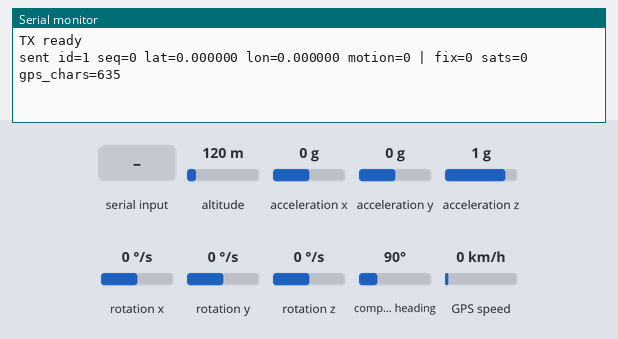
A sketch run on a simulated ESP32-C3. Parts: the last lines printed to the serial monitor. Wiring (inferred from the names in the program): MPU-6050 motion sensor at I2C address 0x68. Inputs (shaded band) come from the test bench; at power-on: altitude 120 m, acceleration x 0 g, compass heading 90°, acceleration y 0 g, acceleration z 1 g, rotation x 0 °/s, rotation y 0 °/s, rotation z 0 °/s, GPS speed 0 km/h. Random numbers use the default seed unless the sketch sets one; the GPS gets a fix after 3 s at 37.7749, -122.4194 with 8 satellites; no radio packets arrive unless stated.

Above: at 1.2 s.
1.3 s: altitude set to 20 m
At 2.6 s:
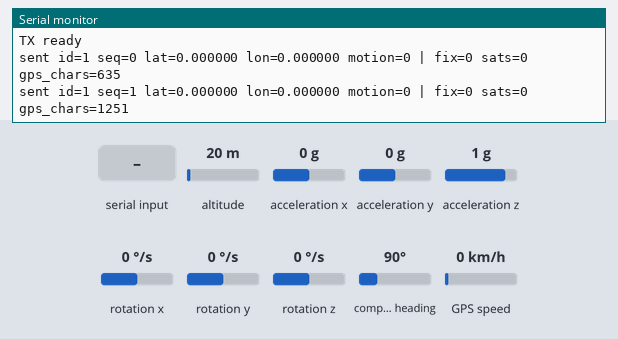
2.8 s: acceleration x set to -1.4 g
At 4.0 s:
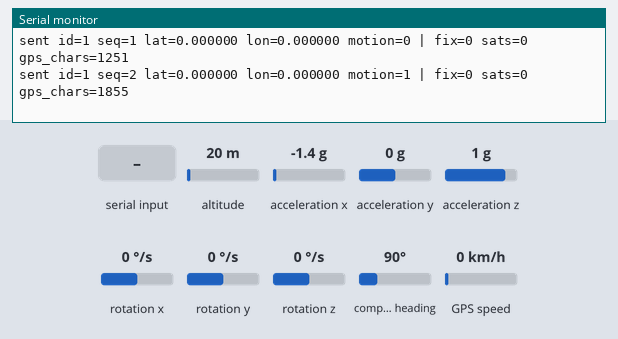
4.3 s: "1" received over the second serial link
At 5.6 s:
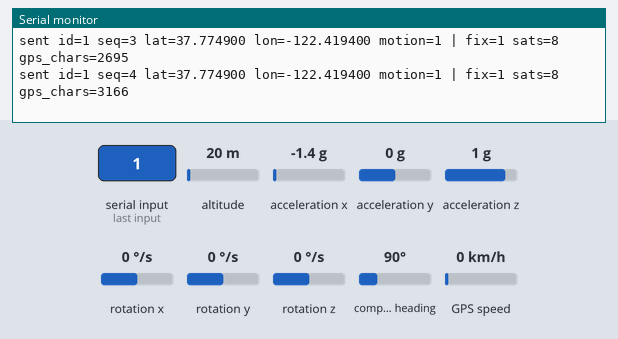
5.8 s: compass heading set to 7°
At 7.2 s:
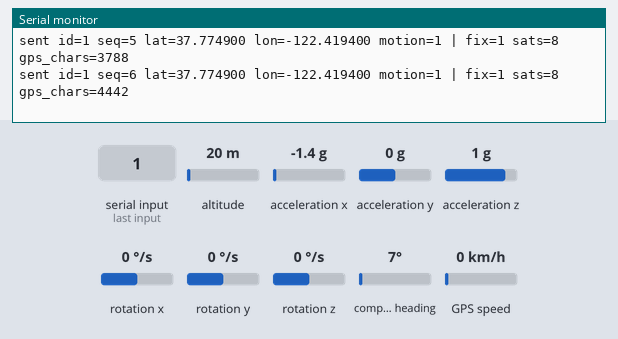
7.3 s: "0" received over the second serial link
At 8.5 s:
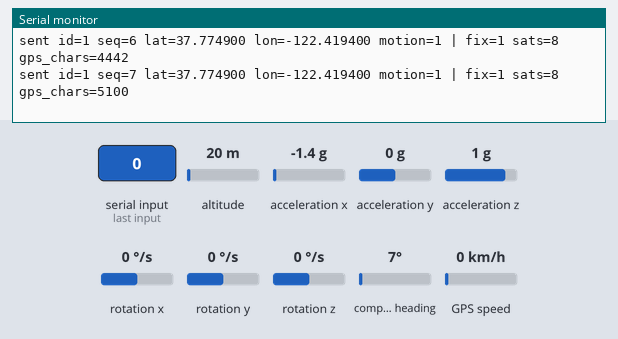
8.8 s: acceleration y set to -1.4 g
At 9.9 s:
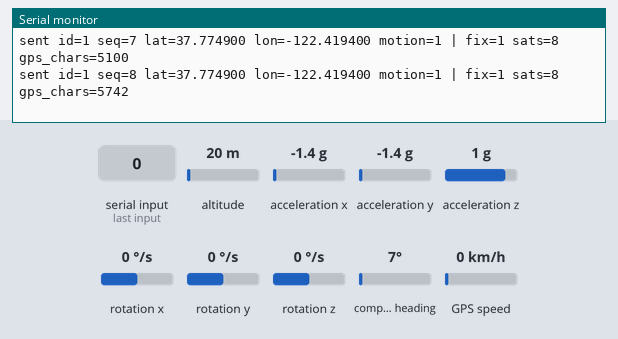
Timing chart, 0 to 11.3 s (numbered marks = the images above; inputs shaded):
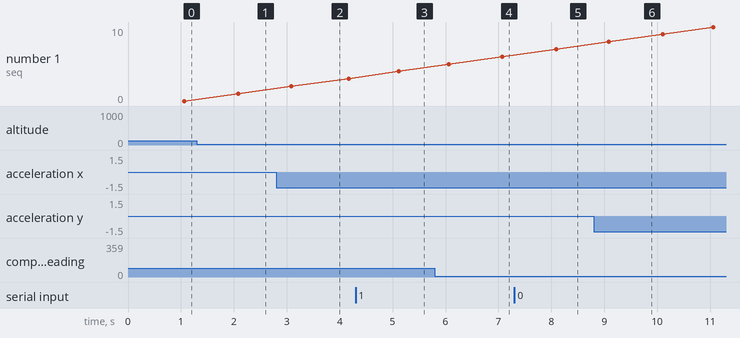

Measured:
- after the input at 2.8 s, the serial monitor: prints a new line after 0.29 s (image 2)
- after the input at 4.3 s, the serial monitor: prints a new line after 0.82 s (image 3)
- after the input at 5.8 s, the serial monitor: prints a new line after 1.3 s (image 4)
- after the input at 7.3 s, the serial monitor: prints a new line after 0.80 s (image 5)

The sketch:

node_check.ino
```cpp
/*
 * RouteSense - bus node (ESP32-C3 SuperMini + SX1278 + MPU6050 + NEO-M8N)
 * Packet: id,seq,lat,lon,ax,ay,az,motion   (lat/lon = 0,0 when no GPS fix)
 *
 */
#include <SPI.h>
#include <Wire.h>
#include <LoRa.h>
#include <TinyGPSPlus.h>

#define NODE_ID 1
#define TX_INTERVAL_MS 1000
#define TX_JITTER_MS   100

#define L_SCK  4
#define L_MISO 6
#define L_MOSI 7
#define L_NSS  5
#define L_RST  3
#define L_DIO0 8
#define SDA_PIN 2
#define SCL_PIN 1
#define MPU_ADDR 0x68
#define GPS_RX 20
#define GPS_TX 21

// Motion detection
#define SAMPLE_MS        20
#define ACC_RMS_THRESH   0.02
#define ACC_PEAK_THRESH  0.06
#define GYRO_THRESH      3.0
#define MOTION_HOLD_MS   3000

TinyGPSPlus gps;
uint32_t seq = 0;

// Motion state
float gX = 0, gY = 0, gZ = 1;        // gravity estimate (g)
bool  gInit = false;
float bX = 0, bY = 0, bZ = 0;        // gyro bias estimate (deg/s)
bool  bInit = false;
float accSumSq = 0, accPeak = 0, gyroPeak = 0;
uint16_t accN = 0, okReads = 0;
float lastAx = 0, lastAy = 0, lastAz = 0;
uint32_t lastMotionMs = 0;
bool everMoved = false;

void mpuWrite(uint8_t reg, uint8_t val) {
  Wire.beginTransmission(MPU_ADDR);
  Wire.write(reg);
  Wire.write(val);
  Wire.endTransmission(true);
}

void mpuInit() {
  Wire.begin(SDA_PIN, SCL_PIN);
  mpuWrite(0x6B, 0x00);
  mpuWrite(0x1A, 0x03);
  mpuWrite(0x1B, 0x00);
  mpuWrite(0x1C, 0x00);
}

bool mpuRead(float &ax, float &ay, float &az) {
  Wire.beginTransmission(MPU_ADDR);
  Wire.write(0x3B);
  if (Wire.endTransmission(false) != 0) return false;
  if (Wire.requestFrom(MPU_ADDR, 6) != 6) return false;
  int16_t x = (Wire.read() << 8) | Wire.read();
  int16_t y = (Wire.read() << 8) | Wire.read();
  int16_t z = (Wire.read() << 8) | Wire.read();
  ax = x / 16384.0;
  ay = y / 16384.0;
  az = z / 16384.0;
  return true;
}

bool mpuReadGyro(float &wx, float &wy, float &wz) {
  Wire.beginTransmission(MPU_ADDR);
  Wire.write(0x43);
  if (Wire.endTransmission(false) != 0) return false;
  if (Wire.requestFrom(MPU_ADDR, 6) != 6) return false;
  int16_t x = (Wire.read() << 8) | Wire.read();
  int16_t y = (Wire.read() << 8) | Wire.read();
  int16_t z = (Wire.read() << 8) | Wire.read();
  wx = x / 131.0;     // deg/s (±250 range)
  wy = y / 131.0;
  wz = z / 131.0;
  return true;
}


void sampleMotion() {
  static uint32_t lastS = 0;
  if (millis() - lastS < SAMPLE_MS) return;
  lastS = millis();

  float ax, ay, az;
  if (mpuRead(ax, ay, az)) {
    lastAx = ax; lastAy = ay; lastAz = az;
    okReads++;
    if (!gInit) {
      gX = ax; gY = ay; gZ = az; gInit = true;
    } else {
      const float k = 0.02;
      gX += k * (ax - gX);
      gY += k * (ay - gY);
      gZ += k * (az - gZ);
      float dx = ax - gX, dy = ay - gY, dz = az - gZ;
      float d2 = dx * dx + dy * dy + dz * dz;
      accSumSq += d2;
      float d = sqrt(d2);
      if (d > accPeak) accPeak = d;
      accN++;
    }
  }

  float wx, wy, wz;
  if (mpuReadGyro(wx, wy, wz)) {
    if (!bInit) {
      bX = wx; bY = wy; bZ = wz; bInit = true;
    } else {
      const float kb = 0.002;
      bX += kb * (wx - bX);
      bY += kb * (wy - bY);
      bZ += kb * (wz - bZ);
      float rx = wx - bX, ry = wy - bY, rz = wz - bZ;
      float r = sqrt(rx * rx + ry * ry + rz * rz);
      if (r > gyroPeak) gyroPeak = r;
    }
  }
}

void setup() {
  Serial.begin(115200);
  Serial.setTxTimeoutMs(0);
  mpuInit();

  Serial1.setRxBufferSize(1024);
  Serial1.begin(9600, SERIAL_8N1, GPS_RX, GPS_TX);

  SPI.begin(L_SCK, L_MISO, L_MOSI, L_NSS);
  LoRa.setPins(L_NSS, L_RST, L_DIO0);
  if (!LoRa.begin(433E6)) { Serial.println("LoRa init failed"); while (1) delay(1000); }
  LoRa.setSpreadingFactor(7);
  LoRa.setSignalBandwidth(125E3);
  LoRa.setTxPower(17);
  LoRa.setSyncWord(0x12);
  LoRa.enableCrc();
  Serial.println("TX ready");
}

void loop() {

  while (Serial1.available()) gps.encode(Serial1.read());

  sampleMotion();

  static uint32_t lastTx = 0;
  static uint32_t txGap = TX_INTERVAL_MS;
  if (millis() - lastTx < txGap) return;
  lastTx = millis();
  txGap = TX_INTERVAL_MS - TX_JITTER_MS + random(0, 2 * TX_JITTER_MS + 1);

  float ax = 0, ay = 0, az = 0;
  int motion = 0;
  if (okReads > 0) {
    ax = lastAx; ay = lastAy; az = lastAz;
    float accRms = accN ? sqrt(accSumSq / accN) : 0;
    if (accRms > ACC_RMS_THRESH || accPeak > ACC_PEAK_THRESH || gyroPeak > GYRO_THRESH) {
      lastMotionMs = millis();
      everMoved = true;
    }
    motion = (everMoved && millis() - lastMotionMs < MOTION_HOLD_MS) ? 1 : 0;
  } else {
    Serial.println("MPU read failed");
  }
  accSumSq = 0; accPeak = 0; gyroPeak = 0; accN = 0; okReads = 0;

  double lat = 0, lon = 0;
  bool fix = gps.location.isValid() && gps.location.age() < 2000;
  if (fix) {
    lat = gps.location.lat();
    lon = gps.location.lng();
  }

  LoRa.beginPacket();
  LoRa.print(NODE_ID); LoRa.print(",");
  LoRa.print(seq);     LoRa.print(",");
  LoRa.print(lat, 6);  LoRa.print(",");
  LoRa.print(lon, 6);  LoRa.print(",");
  LoRa.print(ax, 2);   LoRa.print(",");
  LoRa.print(ay, 2);   LoRa.print(",");
  LoRa.print(az, 2);   LoRa.print(",");
  LoRa.print(motion);
  LoRa.endPacket();

  Serial.printf("sent id=%d seq=%lu lat=%.6f lon=%.6f motion=%d | fix=%d sats=%d gps_chars=%lu\n",
                NODE_ID, (unsigned long)seq, lat, lon, motion,
                fix, gps.satellites.isValid() ? (int)gps.satellites.value() : 0,
                (unsigned long)gps.charsProcessed());
  seq++;
}
```
